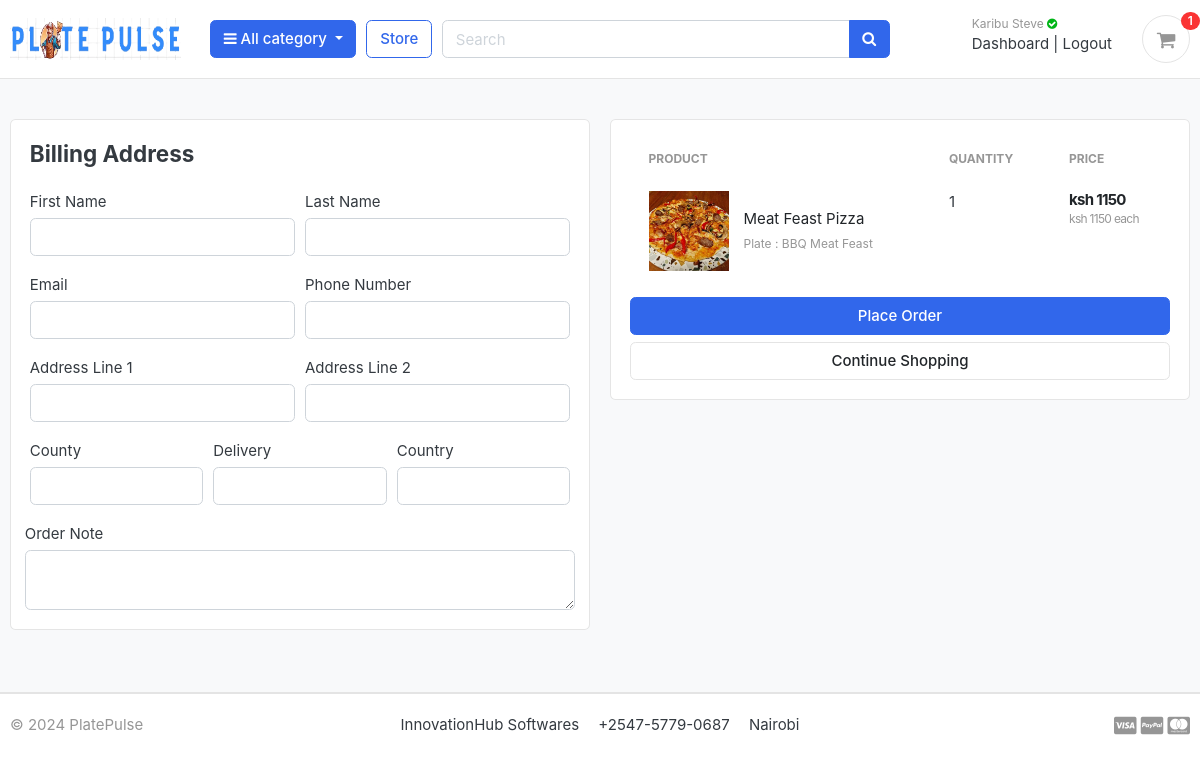
The page /cart/checkout/ (signed in) on the database as committed earlier.
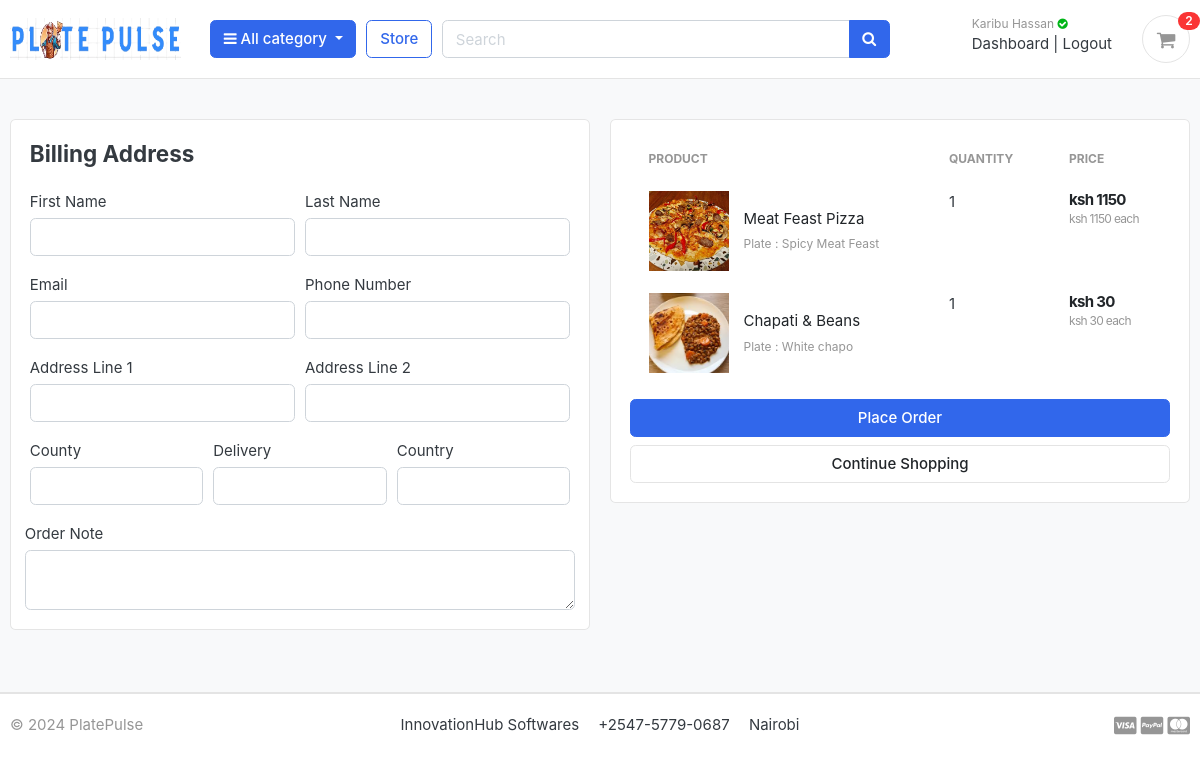
The same page on the database as committed later.
### accounts/models.py (models this page shows, shortened)
class Account(AbstractBaseUser):
    first_name      = models.CharField(max_length=50)
    last_name       = models.CharField(max_length=50)
    username        = models.CharField(max_length=50, unique=True)
    email           = models.EmailField(max_length=100, unique=True)
    phone_number    = models.CharField(max_length=50)
    date_joined     = models.DateTimeField(auto_now_add=True)
    last_login      = models.DateTimeField(auto_now_add=True)
    is_admin        = models.BooleanField(default=False)
    is_staff        = models.BooleanField(default=False)
    is_active        = models.BooleanField(default=False)
    is_superadmin        = models.BooleanField(default=False)
    USERNAME_FIELD = 'email'
    REQUIRED_FIELDS = ['username', 'first_name', 'last_name']
    objects = MyAccountManager()

### carts/models.py (models this page shows, shortened)
class CartItem(models.Model):
    user = models.ForeignKey(Account, on_delete=models.CASCADE, null=True)
    product = models.ForeignKey(Product, on_delete=models.CASCADE)
    variations = models.ManyToManyField(Variation, blank=True)
    cart    = models.ForeignKey(Cart, on_delete=models.CASCADE, null=True)
    quantity = models.IntegerField()
    is_active = models.BooleanField(default=True)
    def sub_total(self):
        return self.product.price * self.quantity

### store/models.py (models this page shows, shortened)
class Product(models.Model):
    product_name    = models.CharField(max_length=200, unique=True)
    slug            = models.SlugField(max_length=200, unique=True)
    description     = models.TextField(max_length=500, blank=True)
    price           = models.IntegerField()
    images          = models.ImageField(upload_to='photos/products')
    stock           = models.IntegerField()
    is_available    = models.BooleanField(default=True)
    category        = models.ForeignKey(Category, on_delete=models.CASCADE)
    created_date    = models.DateTimeField(auto_now_add=True)
    modified_date   = models.DateTimeField(auto_now=True)
    def get_url(self):
        return reverse('product_detail', args=[self.category.slug, self.slug])

class Variation(models.Model):
    product = models.ForeignKey(Product, on_delete=models.CASCADE)
    variation_category = models.CharField(max_length=100, choices=variation_category_choice)
    variation_value     = models.CharField(max_length=100)
    is_active           = models.BooleanField(default=True)
    created_date        = models.DateTimeField(auto_now=True)
    objects = VariationManager()

### carts/views.py (the view)
# urls.py: path('checkout/', views.checkout, name='checkout'),
@login_required(login_url='login')
def checkout(request, total=0, quantity=0, cart_items=None):
    try:
        tax = 0
        grand_total = 0
        if request.user.is_authenticated:
            cart_items = CartItem.objects.filter(user=request.user, is_active=True)
        else:
            cart = Cart.objects.get(cart_id=_cart_id(request))
            cart_items = CartItem.objects.filter(cart=cart, is_active=True)
        for cart_item in cart_items:
            total += (cart_item.product.price * cart_item.quantity)
            quantity += cart_item.quantity
        tax = (2 * total)/100
        grand_total = total + tax
    except ObjectDoesNotExist:
        pass #just ignore
    context = {
        'total': total,
        'quantity': quantity,
        'cart_items': cart_items,
        'tax'       : tax,
        'grand_total': grand_total,
    }
    return render(request, 'store/checkout.html', context)

### carts/context_processors.py (called while the page is built)
def counter(request):
    cart_count = 0
    if 'admin' in request.path:
        return {}
    else:
        try:
            cart = Cart.objects.filter(cart_id=_cart_id(request))
            if request.user.is_authenticated:
                cart_items = CartItem.objects.all().filter(user=request.user)
            else:
                cart_items = CartItem.objects.all().filter(cart=cart[:1])
            for cart_item in cart_items:
                cart_count += cart_item.quantity
        except Cart.DoesNotExist:
            cart_count = 0
    return dict(cart_count=cart_count)

### carts/views.py (called while the page is built)
def _cart_id(request):
    cart = request.session.session_key
    if not cart:
        cart = request.session.create()
    return cart

### category/context_processors.py (called while the page is built)
def menu_links(request):
    links = Category.objects.all()
    return dict(links=links)

### category/models.py (called while the page is built)
    def get_url(self):
            return reverse('products_by_category', args=[self.slug])

### templates/store/checkout.html (shortened to what this page needs)
{% extends 'base.html' %}
{% load static %}
{% block content %}
<section class="section-content padding-y bg">
<div class="container">
<div class="row">
	<aside class="col-lg-6">
<div class="card">
  <div class="card-body">
    <h4 class="card-title mb-4">Billing Address</h4>
    <form action="{% url 'place_order' %}" method="POST">
      <div class="form-row">
        <div class="col form-group">
          <label for="">First Name</label>
          <input type="text" name="first_name" class="form-control" required>
        </div>
        <div class="col form-group">
          <label for="">Last Name</label>
          <input type="text" name="last_name" class="form-control" required>
        </div>
      </div>
      <div class="form-row">
        <div class="col form-group">
          <label for="">Email</label>
          <input type="email" name="email" class="form-control" required>
        </div>
        <div class="col form-group">
          <label for="">Phone Number</label>
          <input type="text" name="phone" class="form-control" required>
        </div>
      </div>
      <div class="form-row">
        <div class="col form-group">
          <label for="">Address Line 1</label>
          <input type="text" name="address_line_1" class="form-control" required>
        </div>
        <div class="col form-group">
          <label for="">Address Line 2</label>
          <input type="text" name="address_line_2" class="form-control">
        </div>
      </div>
      <div class="form-row">
        <div class="col form-group">
          <label for="">County</label>
          <input type="text" name="city" class="form-control" required>
        </div>
        <div class="col form-group">
          <label for="">Delivery</label>
          <input type="text" name="state" class="form-control" required>
        </div>
        <div class="col form-group">
          <label for="">Country</label>
          <input type="text" name="country" class="form-control" required>
        </div>
        </div>
        <div class="form-row">
          <label for="">Order Note</label>
          <textarea name="order_note" rows="2" class="form-control"></textarea>
        </div>
  </div>
</div>
<br>
	</aside>
	<aside class="col-lg-6">
		<div class="card">
		<div class="card-body">
      <table class="table table-borderless table-shopping-cart">
      <thead class="text-muted">
      <tr class="small text-uppercase">
        <th scope="col">Product</th>
        <th scope="col" width="120">Quantity</th>
        <th scope="col" width="120">Price</th>
      </tr>
      </thead>
      <tbody>
      {% for cart_item in cart_items %}
      <tr>
      	<td>
      		<figure class="itemside align-items-center">
      			<div class="aside"><img src="{{ cart_item.product.images.url }}" class="img-sm"></div>
      			<figcaption class="info">
      				<a href="{{ cart_item.product.get_url }}" class="title text-dark">{{ cart_item.product.product_name }}</a>
      				<p class="text-muted small">
      					{% if cart_item.variations.all %}
      						{% for item in cart_item.variations.all %}
      							{{ item.variation_category | capfirst }} : {{ item.variation_value | capfirst }} <br>
      						{% endfor %}
      					{% endif %}
      				</p>
      			</figcaption>
      		</figure>
      	</td>
      	<td>
      				<label for="">{{cart_item.quantity}}</label>
      	</td>
      	<td>
      		<div class="price-wrap">
      			<var class="price">ksh {{ cart_item.sub_total }}</var>
      			<small class="text-muted"> ksh {{ cart_item.product.price }} each </small>
      		</div>
      	</td>
      </tr>
      {% endfor %}
      </tbody>
      </table>
      <button type="submit" name="submit" class="btn btn-primary btn-block">Place Order</button>
			<a href="{% url 'store' %}" class="btn btn-light btn-block">Continue Shopping</a>
		</div>
		</div>
</aside>
</div>
</div>
</section>
{% endblock %}

### templates/includes/navbar.html (shortened to what this page needs)
{% load static %}
<header class="section-header">
<section class="header-main border-bottom">
  <div class="container">
<div class="row align-items-center">
  <div class="col-lg-2 col-md-3 col-6">
    <a href="{% url 'home' %}" class="brand-wrap">
      <img  class="logo"  src="{% static 'img/logo.png'%}" alt="logo">
    </a>
  </div>
  <div class="col-lg col-sm col-md col-6 flex-grow-0">
    <div class="category-wrap dropdown d-inline-block float-right">
      <button type="button" class="btn btn-primary dropdown-toggle" data-toggle="dropdown">
        <i class="fa fa-bars"></i> All category
      </button>
    </div>
  </div>
  <a href="{% url 'store' %}" class="btn btn-outline-primary">Store</a>
  <div class="col-lg  col-md-6 col-sm-12 col">
    <form action="{% url 'search' %}" class="search" method='GET'>
      <div class="input-group w-100">
          <input type="text" class="form-control" style="width:60%;" placeholder="Search" name="keyword">
          <div class="input-group-append">
            <button class="btn btn-primary" type="submit">
              <i class="fa fa-search"></i>
            </button>
          </div>
        </div>
    </form>
  </div>
  <div class="col-lg-3 col-sm-6 col-8 order-2 order-lg-3">
        <div class="d-flex justify-content-end mb-3 mb-lg-0">
          {% if user.id is None %}
          <div class="widget-header">
            <small class="title text-muted">Welcome guest!</small>
            <div>
              <a href="{% url 'login' %}">Login</a> <span class="dark-transp"> | </span>
              <a href="{% url 'register' %}"> Register</a>
            </div>
          </div>
          {% else %}
          <div class="widget-header">
            <small class="title text-muted">Karibu {{user.first_name}} <i class="fa fa-check-circle text-success" aria-hidden="true"></i></small>
            <div>
              <a href="{% url 'dashboard' %}">Dashboard</a> <span class="dark-transp"> | </span>
              <a href="{% url 'logout' %}"> Logout</a>
            </div>
          </div>
          {% endif %}
          <a href="{% url 'cart' %}" class="widget-header pl-3 ml-3">
            <div class="icon icon-sm rounded-circle border"><i class="fa fa-shopping-cart"></i></div>
            <span class="badge badge-pill badge-danger notify">{{cart_count}}</span>
          </a>
        </div>
      </div>
</div>
  </div>
</section>
</header>

Rows that differ between the two databases and show on the page:
no longer on this page (row unchanged): Variation: variation_category "Plate", variation_value "BBQ Meat Feast", shown under "Meat Feast Pizza"
changed Account: first_name "Steve" → "Hassan"
now on this page (row unchanged): Variation: variation_category "Plate", variation_value "Spicy Meat Feast", shown under "Meat Feast Pizza"
added CartItem: product.images (picture), product.product_name "Chapati & Beans", quantity "1", sub_total "30", product.price "30"
now on this page (row unchanged): Variation: variation_category "Plate", variation_value "White chapo", shown under "Chapati & Beans"
Other text that changed with them:
{{ cart_count }}: "1" → "2"
